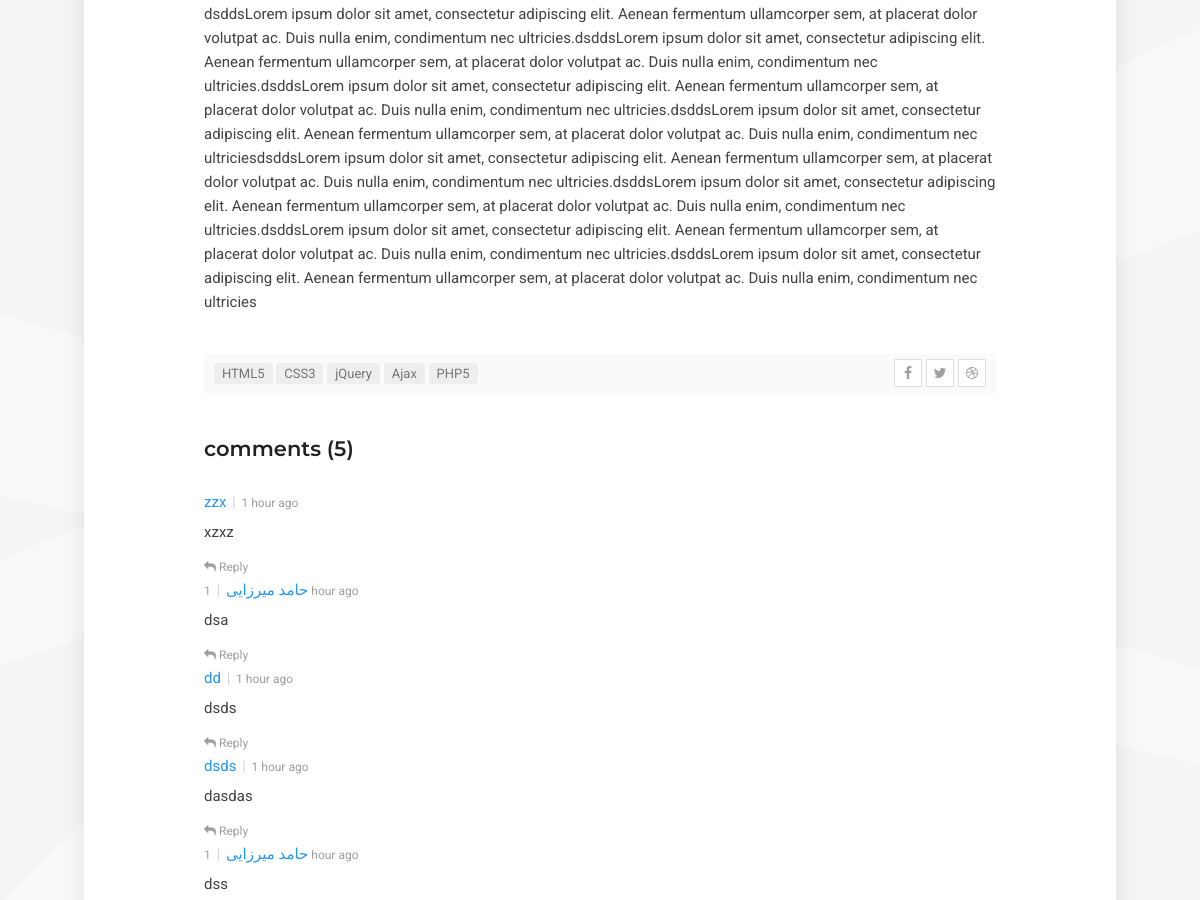
Before: /portfolio/detail/2022/4/22/the-second-project/ (middle part) with the older database file.
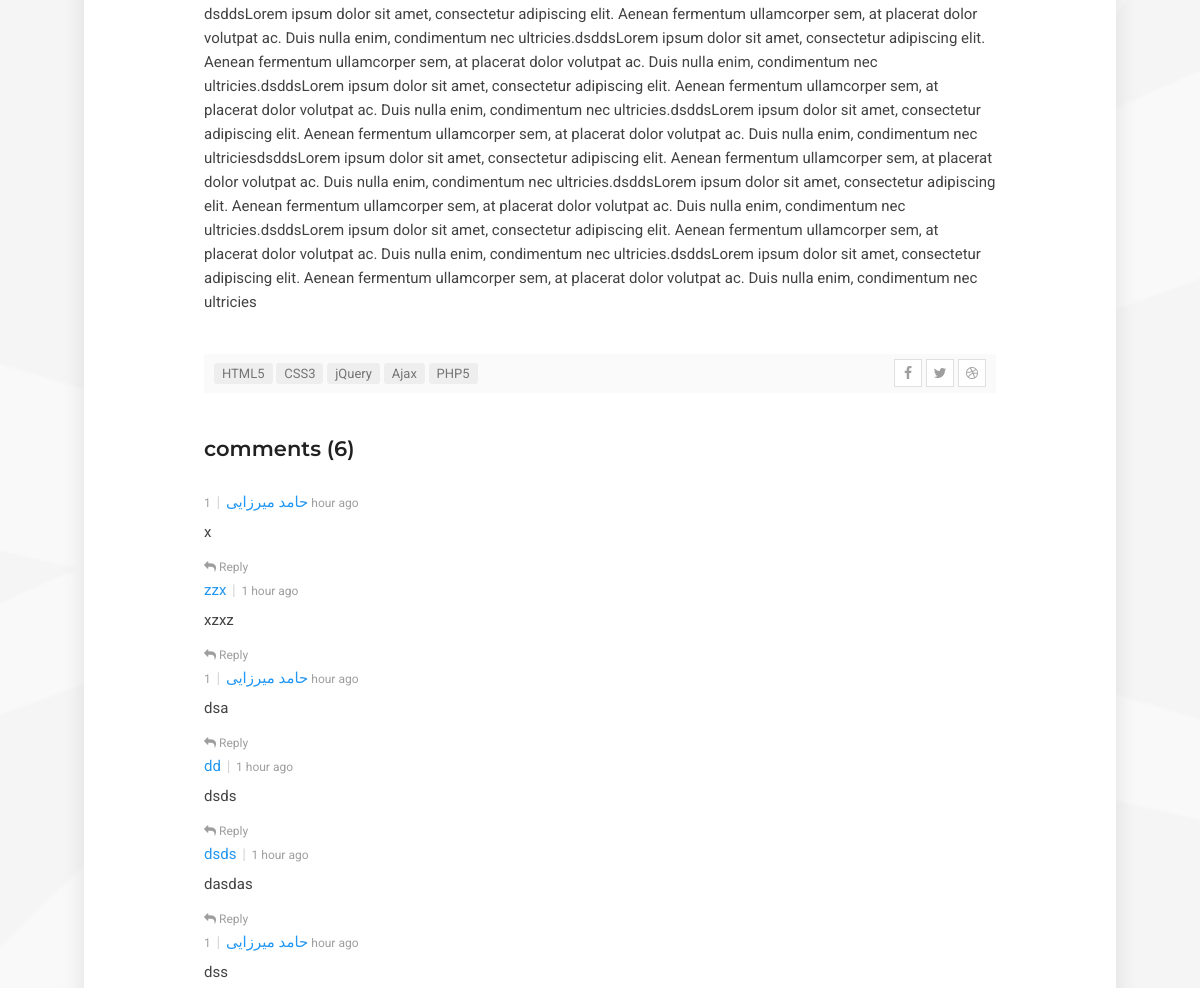
After: the same page with the newer database file.
### project/models.py (models this page shows, shortened)
class Project(models.Model):
    title = models.CharField(max_length=300)
    slug = models.SlugField(max_length=250, unique_for_date='created_on')
    body = models.TextField(blank=True, null=True)
    image = models.ImageField(upload_to='images/')
    created_on = models.DateTimeField(auto_now_add=True)
    last_modified = models.DateTimeField(auto_now=True)
    active = models.BooleanField(default=True)
    category = models.ForeignKey('CategoryProject', related_name='projects', on_delete=models.CASCADE)
    objects = models.Manager()  # The default manager.
    published = PublishedManager()  # Our custom manager.
    class Meta:
        ordering = ('-last_modified', )

class Comment(models.Model):
    name = models.CharField(max_length=100)
    email = models.EmailField(max_length=200, blank=True)
    body = models.TextField()
    created_on = models.DateTimeField(auto_now_add=True)
    project = models.ForeignKey('Project', on_delete=models.CASCADE, related_name='comments')
    active = models.BooleanField(default=True)
    objects = models.Manager()  # The default manager.
    published = PublishedManager()  # Our custom manager.
    class Meta:
        ordering = ('-created_on', )

### project/views.py (the view, shortened to what this page needs)
# urls.py: path('detail/<int:year>/<int:month>/<int:day>/<slug:slug>/', views.ProjectDetailView.as_view(),
class ProjectDetailView(View):
    def get(self, request, *args, **kwargs):
        view = ProjectDisplay.as_view()
        return view(request, *args, **kwargs)

### project/views.py (called while the page is built)
    def get_context_data(self, **kwargs):
        context = super().get_context_data(**kwargs)
        context['form'] = CommentForm()
        return context

### project/templates/project/project_detail.html (shortened to what this page needs)
{% extends 'base.html' %}
{% load static %}
{% block content %}
        <div class="single-page-content">
          <div class="content-area">
            <div class="page-content">
              <div class="blog-post-content">
                  <p>{{ project.body }}</p>
                <div class="entry-meta entry-tags-share">
                  <div class="btn-group share-buttons pull-right hidden-xs">
                    <a href="#" target="_blank" class="btn"><i class="fa fa-facebook"></i> </a>
                    <a href="#" target="_blank" class="btn"><i class="fa fa-twitter"></i> </a>
                    <a href="#" target="_blank" class="btn"><i class="fa fa-dribbble"></i> </a>
                  </div>
                  <ul class="tags">
                    <li><a>HTML5</a></li>
                    <li><a>CSS3</a></li>
                    <li><a>jQuery</a></li>
                    <li><a>Ajax</a></li>
                    <li><a>PHP5</a></li>
                  </ul>
                </div>
                <div class="post-comments">
                  <div class="block-title">
                    <h3>comment{{ project.comments.count|pluralize }} ({{ project.comments.count }})</h3>
                  </div>
                  <div class="media">
                      <div class="media-body">
                          {% for comment in project.comments.all %}
                          <div class="media-heading">
                              <a href="#">{{ comment.name }}</a> <span class="divider">|</span> <span class="light-gray">1 hour ago</span>
                          </div>
                          <p>{{ comment.body }}</p>
                          <div class="media-footer">
                              <a href="#"><i class="fa fa-reply"></i> Reply</a>
                          </div>
                          {% endfor %}
                      </div>
                  </div>
                </div>
              </div>
            </div>
          </div>
        </div>
      </div>
{% endblock %}

Changed rows visible on the page:
computed for Project: comments.count "5" → "6"
added Comment: name "حامد میرزایی", body "x"
